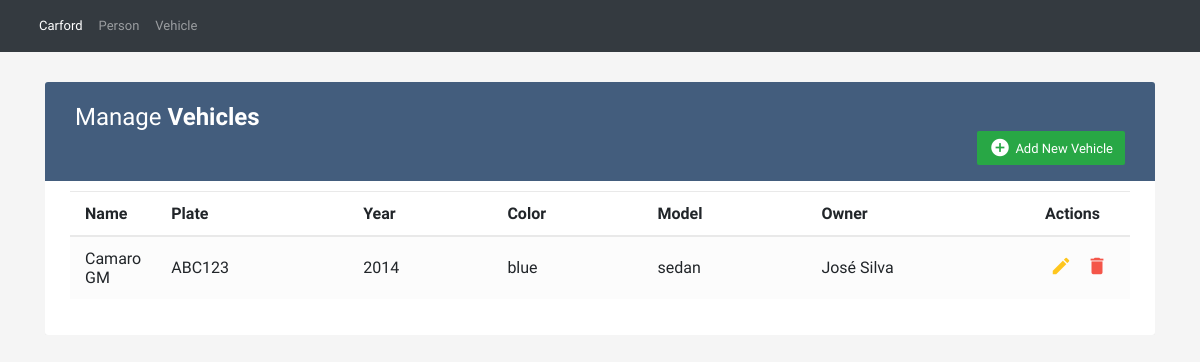
Page /vehicle/ on the earlier database version.
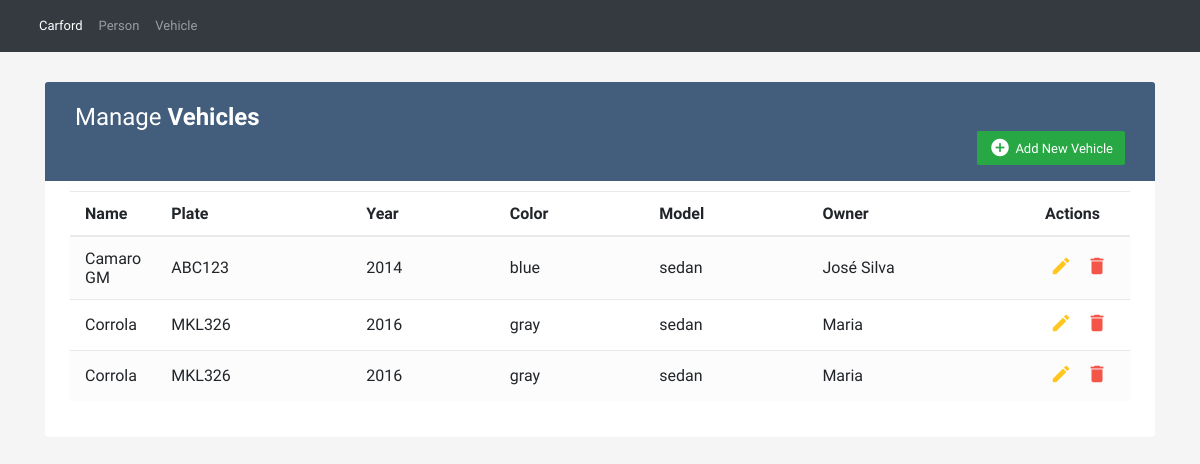
Same page on the later database version.
### app/models.py (models this page shows, shortened)
class Vehicle(models.Model):
    class ModelsVehicle(models.TextChoices):
        hatch = 'hatch', 'Hatch'
        sedan = 'sedan', 'Sedan'
        convertible = 'convertible', 'Convertible'
    class Color(models.TextChoices):
        yellow = 'yellow', 'Yellow'
        blue = 'blue', 'Blue'
        gray = 'gray', 'Gray'
    model_vehicle = models.CharField(
        max_length=20,
        choices=ModelsVehicle.choices,
        default=ModelsVehicle.hatch
    )
    color = models.CharField(
        max_length=20,
        choices=Color.choices,
        default=Color.gray
    )
    plate = models.CharField(max_length=6, blank=True, null=True)
    year = models.CharField(max_length=4, blank=True, null=True)
    name = models.CharField(max_length=50, blank=True, null=True)
    owner = models.ForeignKey(Person, on_delete = models.CASCADE)

class Person(models.Model):
    name = models.CharField(max_length=200, blank=True, null=True)
    birth = models.DateField(blank=True, null=True)
    document = models.CharField(max_length=15, blank=True, null=True)
    email = models.EmailField(max_length=50, blank=True, null=True)
    phone = models.CharField(max_length=15, blank=True, null=True)
    sale_opportunity = models.BooleanField(default = True)
    def __str__(self):
        return self.name

### app/views.py (the view)
# urls.py: path('vehicle/', views.vehicle, name='vehicle'),
def vehicle(request, template_name="vehicle.html"):
    v = Vehicle.objects.all()
    context = {
        'vehicles': v
    }
    return render(request, template_name, context)

### templates/vehicle.html (shortened to what this page needs)
{% extends "base.html" %}
{% block content %}
    <div class="container-xl">
        <div class="table-responsive">
            <div class="table-wrapper">
                <div class="table-title">
                    <div class="row">
                        <div class="col-sm-12">
                            <h2>Manage <b>Vehicles</b></h2>
                        </div>
                        <div class="col-sm-12">
                            <a href="{% url 'create_vehicle' %}" class="btn btn-success"><i
                                    class="material-icons">&#xE147;</i> <span>Add New Vehicle</span></a>
                        </div>
                    </div>
                </div>
                <table class="table table-striped table-hover">
                    <thead>
                        <tr>
                            <th>Name</th>
                            <th>Plate</th>
                            <th>Year</th>
                            <th>Color</th>
                            <th>Model</th>
                            <th>Owner</th>
                            <th>Actions</th>
                        </tr>
                    </thead>
                    <tbody>
                        {% for v in vehicles %}
                        <tr>
                            <td>{{ v.name }}</td>
                            <td>{{ v.plate }}</td>
                            <td>{{ v.year }}</td>
                            <td>{{ v.color }}</td>
                            <td>{{ v.model_vehicle }}</td>
                            <td>{{ v.owner }}</td>
                            <td>
                                <a href="{% url 'update_vehicle' id=v.pk %}" class="edit"><i class="material-icons"
                                    title="Edit">&#xE254;</i></a>
                                <a
                                    href="{% url 'delete_vehicle'  id=v.pk %}"
                                    class="delete"
                                    data-toggle="modal"
                                    data-target="#delete-item-modal"
                                    onclick="delete_user(this)"
                                    >
                                    <i
                                    class="material-icons"  title="Delete">&#xE872;</i>
                                </a>
                            </td>
                        </tr>
                        {% endfor %}
                    </tbody>
                </table>
            </div>
        </div>
    </div>
{% endblock %}

### templates/base.html (shortened to what this page needs)
{% load static %}
<html lang="en">
<head>
    <link rel="stylesheet" href="https://stackpath.bootstrapcdn.com/bootstrap/4.5.0/css/bootstrap.min.css">
    <link rel="stylesheet" href="https://maxcdn.bootstrapcdn.com/font-awesome/4.7.0/css/font-awesome.min.css">
    <link rel="stylesheet" href="{% static 'styles/style.css' %}">
</head>
<body>
    <nav class="navbar navbar-expand-sm bg-dark navbar-dark">
        <div class="container-fluid">
            <ul class="navbar-nav">
                <li class="nav-item">
                    <a class="nav-link active" href="#">Carford</a>
                </li>
                <li class="nav-item">
                    <a class="nav-link" href="{% url 'person' %}">Person</a>
                </li>
                <li class="nav-item">
                    <a class="nav-link" href="{% url 'vehicle' %}">Vehicle</a>
                </li>
            </ul>
        </div>
    </nav>
    {% block content %}{% endblock %}
</body>
</html>

### static/styles/style.css (style rules this page uses)
body { color: #566787; background: #f5f5f5; font-family: 'Varela Round', sans-serif; font-size: 13px; }
.table-responsive { margin: 30px 0; }
.table-wrapper { background: #fff; padding: 20px 25px; border-radius: 3px; min-width: 1000px; box-shadow: 0 1px 1px rgba(0,0,0,.05); }
.table-title { padding-bottom: 15px; background: #435d7d; color: #fff; padding: 16px 30px; min-width: 100%; margin: -20px -25px 10px; border-radius: 3px 3px 0 0; }
.table-title h2 { margin: 5px 0 0; font-size: 24px; }
.table-title .btn { color: #fff; float: right; font-size: 13px; border: none; min-width: 50px; border-radius: 2px; border: none; outline: none !important; margin-left: 10px; }
.table-title .btn i { float: left; font-size: 21px; margin-right: 5px; }
.table-title .btn span { float: left; margin-top: 2px; }
table.table tr th, table.table tr td { border-color: #e9e9e9; padding: 12px 15px; vertical-align: middle; }
table.table tr th:first-child { width: 60px; }
table.table tr th:last-child { width: 100px; }
table.table-striped tbody tr:nth-of-type(odd) { background-color: #fcfcfc; }
table.table td:last-child i { opacity: 0.9; font-size: 22px; margin: 0 5px; }
table.table td a { font-weight: bold; color: #566787; display: inline-block; text-decoration: none; outline: none !important; }
table.table td a.edit { color: #FFC107; }
table.table td a.delete { color: #F44336; }
table.table td i { font-size: 19px; }

Differences in the rows shown:
added Vehicle: name "Corrola", plate "MKL326", year "2016", color "gray", model_vehicle "sedan", owner "Maria"
added Vehicle: name "Corrola", plate "MKL326", year "2016", color "gray", model_vehicle "sedan", owner "Maria"
